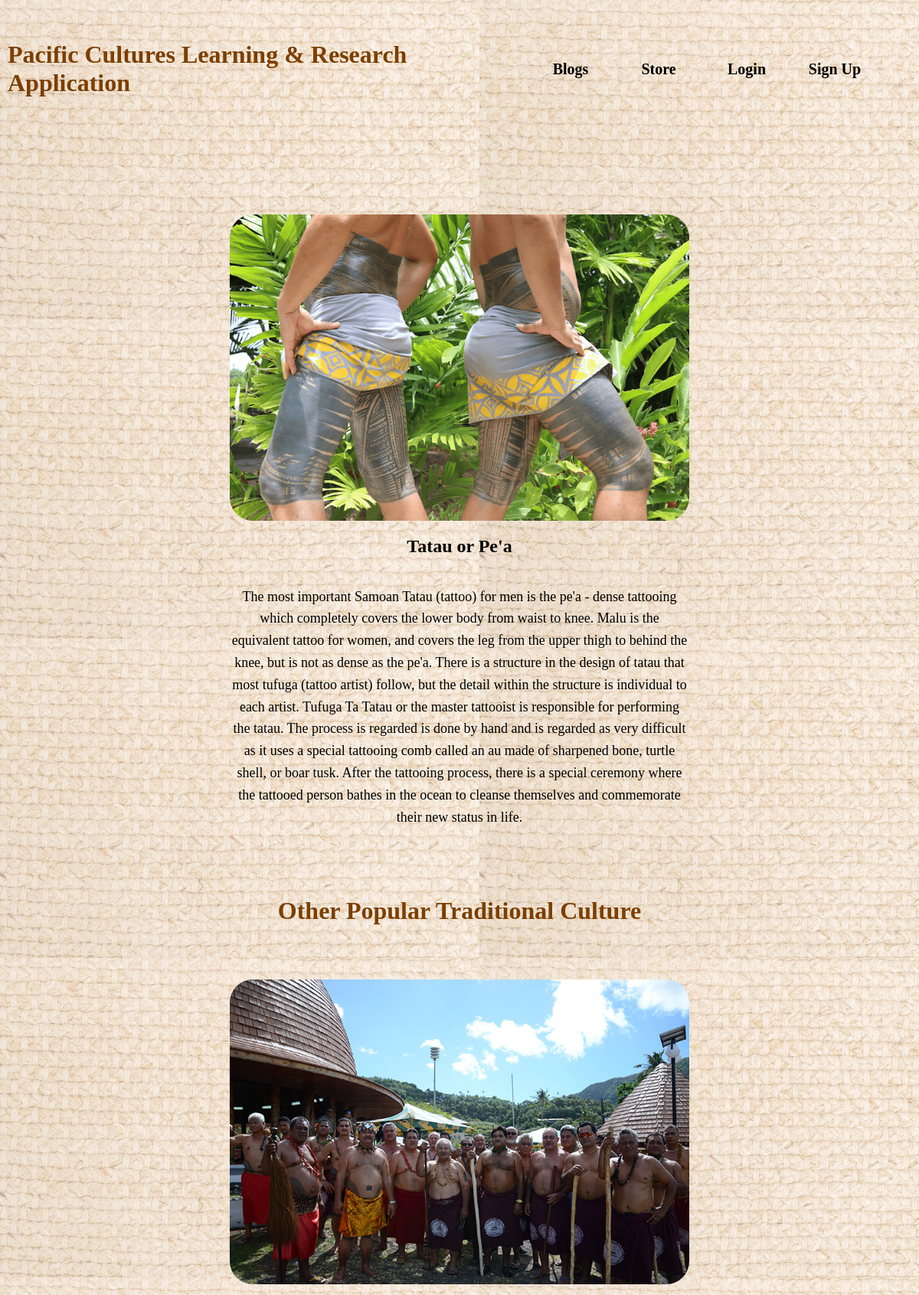
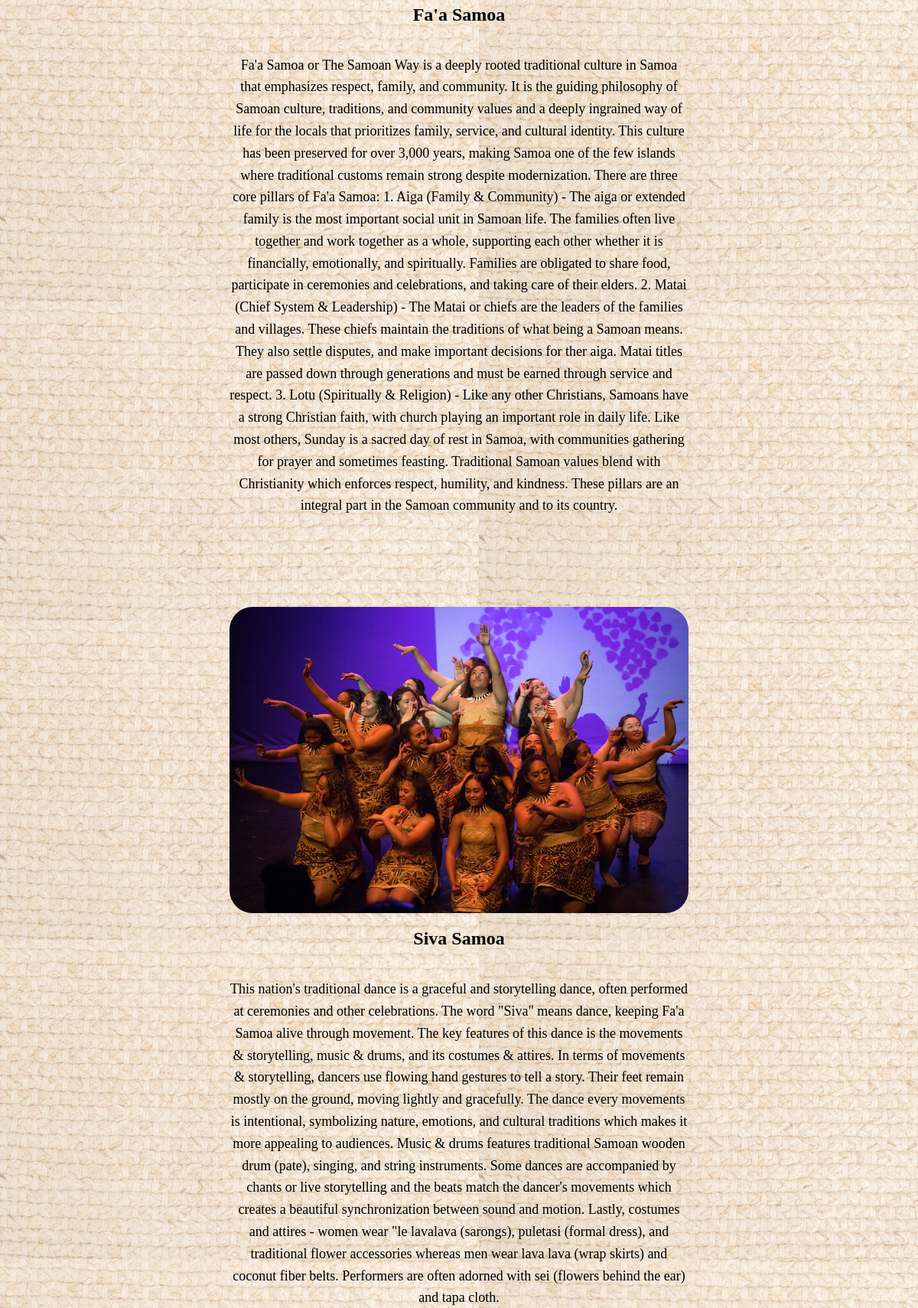
The page /dine/dines/3/ (upper part) on the database its author committed (2 pictures, top to bottom).
### dine/models.py (models this page shows, shortened)
class Dine(models.Model):
    name = models.CharField(max_length=100)
    description = models.TextField()
    features = models.TextField(max_length=100, default="No features available")
    image = models.ImageField(upload_to='dine_images/', null=True, blank=True)
    name_1 = models.CharField(max_length=100, null=True, blank=True)
    description_1 = models.TextField(null=True, blank=True)
    features_1 = models.TextField(max_length=100, default="No features available")
    image_1 = models.ImageField(upload_to='dine_images/', null=True, blank=True)
    name_2 = models.CharField(max_length=100, null=True, blank=True)
    description_2 = models.TextField(null=True, blank=True)
    features_2 = models.TextField(max_length=100, default="No features available")
    image_2 = models.ImageField(upload_to='dine_images/', null=True, blank=True)

### dine/views.py (the view)
# urls.py: path('dines/<int:pk>/', DineDetailView.as_view(), name='dine_details'),
class DineDetailView(DetailView):
    model = Dine
    template_name = "dine_details.html"

### dine/templates/dine_details.html (shortened to what this page needs)
{% extends 'base.html' %}
{% block content %}
{% if dine.image %}
    <img src="{{ dine.image.url }}" alt="{{ dine.name }} Image" class="dine-details-image"/>
{% else %}
    <p>No image available</p>
{% endif %}
<div class="dine-container-header">
    <h2>{{ dine.name }}</h2>
    <p>{{ dine.description}}</p>
</div>
<div class="home-container">
    <h1>Other Popular Traditional Culture</h1>
</div>
<img src="{{ dine.image_1.url }}" alt="{{ dine.name }} Image_1" class="dine-details-image"/>
<div class="dine-container-header">
    <h2>{{ dine.name_1 }}</h2>
    <p>{{ dine.description_1}}</p>
</div>
<img src="{{ dine.image_2.url }}" alt="{{ dine.name }} Image_2" class="dine-details-image"/>
<div class="dine-container-header">
    <h2>{{ dine.name_2 }}</h2>
    <p>{{ dine.description_2}}</p>
</div>
{% endblock %}

### static/css/base.css (style rules this page uses)
html, body { box-sizing: border-box; margin: 0; padding: 0; }
body { position: relative; }
body::before { content: ''; position: absolute; top: 0; left: 0; right: 0; bottom: 0; background-image: url('/static/straw.jpg'); background-attachment: fixed; opacity: 0.5; z-index: -1; }
.home-container { text-align: center; }
.home-container h1 { position: relative; color: #7B3F00; font-family: 'Dancing Script', cursive; text-decoration: none; padding: 50px; }
.dine-details-image { display: block; text-align: center; margin: 0 auto; max-width: 50%; border-radius: 30px; }
.dine-container-header { text-align: center; }
.dine-container-header p { text-align: center; font-size: 18px; line-height: 1.6; display: inline-block; max-width: 50%; }

### rows shown on the page
Dine: image (picture), name "Tatau or Pe'a", description "The most important Samoan Tatau (tattoo) for men is the pe'a - dense tattooing which completely covers the lower body from waist to knee. Malu is the equivalent tattoo for women, and covers the leg from the upper thigh to behind the knee, but is not as dense as the pe'a. There is a structure in the design of tatau that most tufuga (tattoo artist) follow, but the detail within the structure is individual to each artist. Tufuga Ta Tatau or the master tattooist is responsible for performing the tatau. The process is regarded is done by hand and is regarded as very difficult as it uses a special tattooing comb called an au made of sharpened bone, turtle shell, or boar tusk. After the tattooing…", image_1 (picture), name_1 "Fa'a Samoa", description_1 "Fa'a Samoa or The Samoan Way is a deeply rooted traditional culture in Samoa that emphasizes respect, family, and community. It is the guiding philosophy of Samoan culture, traditions, and community values and a deeply ingrained way of life for the locals that prioritizes family, service, and cultural identity. This culture has been preserved for over 3,000 years, making Samoa one of the few islands where traditional customs remain strong despite modernization. There are three core pillars of Fa'a Samoa: 1. Aiga (Family & Community) - The aiga or extended family is the most important social unit in Samoan life. The families often live together and work together as a whole, supporting each…", image_2 (picture), name_2 "Siva Samoa", description_2 "This nation's traditional dance is a graceful and storytelling dance, often performed at ceremonies and other celebrations. The word \"Siva\" means dance, keeping Fa'a Samoa alive through movement. The key features of this dance is the movements & storytelling, music & drums, and its costumes & attires. In terms of movements & storytelling, dancers use flowing hand gestures to tell a story. Their feet remain mostly on the ground, moving lightly and gracefully. The dance every movements is intentional, symbolizing nature, emotions, and cultural traditions which makes it more appealing to audiences. Music & drums features traditional Samoan wooden drum (pate), singing, and string instruments.…"
